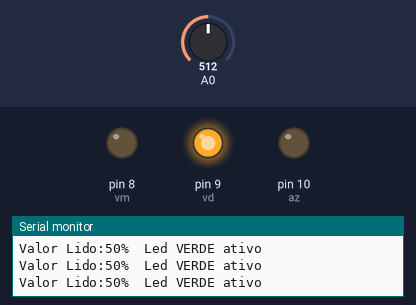
This sketch was run on a simulated Arduino Uno, built with avr-gcc and run on an emulated ATmega328P. Shown: output pins drawn as LEDs (lit = HIGH), the last lines printed to the serial monitor. The test bench sets the inputs (shaded band); at power-on: A0 = 512.

Above: at 1.2 s.
1.3 s: A0 set to 614
2.8 s: A0 set to 641
At 3.8 s:
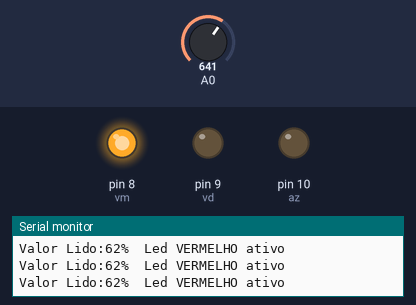
4.3 s: A0 set to 122
At 5.3 s:
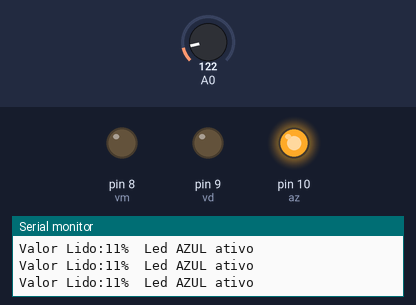
5.8 s: A0 set to 193
7.3 s: A0 set to 222
At 8.2 s:
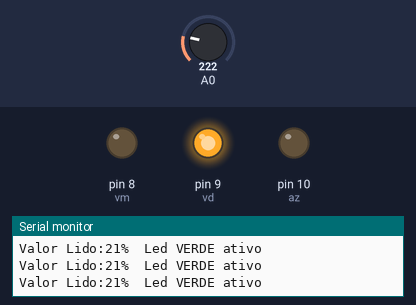
8.8 s: A0 set to 50
At 9.7 s:
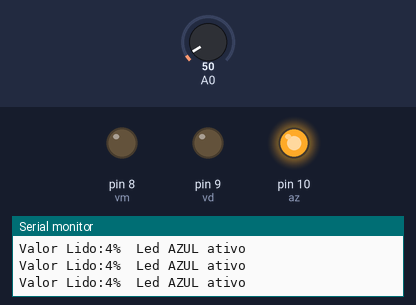
Timing chart, 0 to 11.3 s (numbered marks = the images above; inputs shaded):
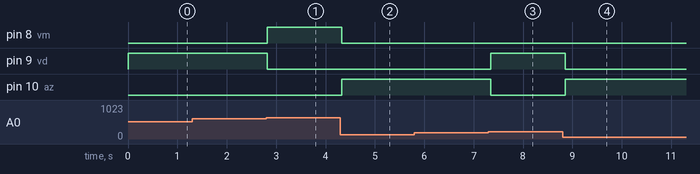

Measured:
- the behaviour switches between 624 and 625 on A0 (found by bisection; images 0 and 1)
- the behaviour switches between 204 and 205 on A0 (found by bisection; images 2 and 3)
- after the input at 2.8 s, pin 8 (vm): LOW → HIGH at once; pin 9 (vd): HIGH → LOW at once
- after the input at 4.3 s, pin 8 (vm): HIGH → LOW at once; pin 10 (az): LOW → HIGH at once
- after the input at 7.3 s, pin 9 (vd): LOW → HIGH at once; pin 10 (az): HIGH → LOW at once
- after the input at 8.8 s, pin 9 (vd): HIGH → LOW after 0.05 s; pin 10 (az): LOW → HIGH after 0.05 s

The sketch:

Ex.3.ino
```cpp
#define vm 8
#define vd 9
#define az 10

int valor;
int leda;
int ledb;
int ledc;

void setup() {

Serial.begin (9600);
pinMode (8,OUTPUT);
pinMode (9,OUTPUT);
pinMode (10,OUTPUT);

}

void loop() {

int pot= analogRead (0);
valor= map (pot,0,1023,0,100);
leda= digitalRead (8);
ledb= digitalRead (9);
ledc= digitalRead (10);

if (valor>60)
 {
  digitalWrite (vm,1);
  digitalWrite (vd,0);
  digitalWrite (az,0);
 }
else if (valor<20)
 {
  digitalWrite (az,1);
  digitalWrite (vd,0);
  digitalWrite (vm,0);
 }
else
 {
  digitalWrite (vd,1);
  digitalWrite (vm,0);
  digitalWrite (az,0);
 }
Serial.print ("Valor Lido:");
Serial.print (valor);
Serial.print ("%");
if (ledc==1)
 {
  Serial.print ("  Led AZUL ativo");
 }
if (ledb==1)
 {
  Serial.print ("  Led VERDE ativo");
 }
if (leda==1)
 {
  Serial.print ("  Led VERMELHO ativo");
 }
Serial.println (" ");
delay (100);
}
```
